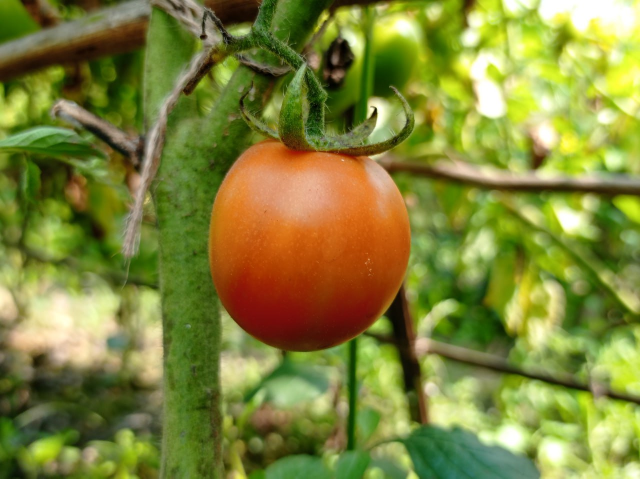
#> input picture img3.jpg, 1280 x 957 px (shown at 1/2 size)
$ jupyter execute 'histogram equalization technique.ipynb'
#> lines starting #> are read from the running program, lines starting #| are printed output that depends on the picture
[cell 1]
import cv2
import numpy as np
from matplotlib import pyplot as plt

# original image
f = cv2.imread('img3.jpg', 0)
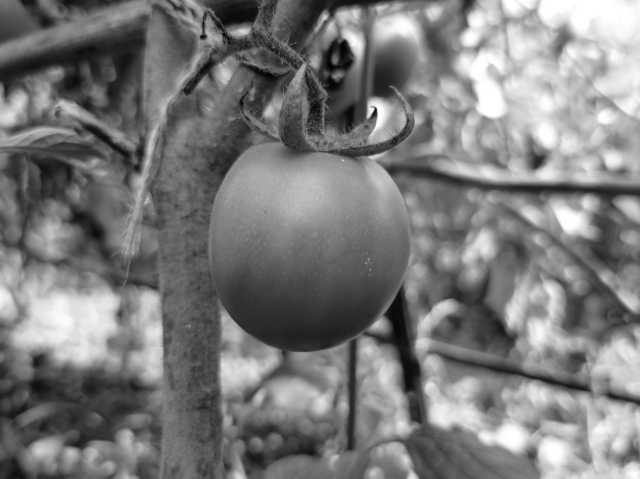
#> f: shape (957, 1280) (shown at 1/2 size); min 0, max 255, mean 122.9

plt.imshow(f, cmap='gray')
plt.axis('off')
plt.show()

hist, bins = np.histogram(f.flatten(),
                          bins=256,
                          range=[0,256])
#> hist = 256 values, max 9547 at index 109, min 29 at index 0, mean 4785; bins = 257 values from 0 to 256
cdf = hist.cumsum()
#> cdf = 256 values from 29 to 1224960
cdf_normalized = cdf / cdf.max()
#> cdf_normalized = 256 values from 2.37e-05 to 1

fig, ax = plt.subplots(figsize=(5,5))

ax.hist(f.flatten(),
        bins=256,
        range=[0,256],
        color='r')
ax.set_xlabel('pixel intensity')
ax.set_ylabel('#pixels')
ax.set_xlim(0,255)

ax2 = ax.twinx()
ax2.plot(cdf_normalized, color='b')
ax2.set_ylabel('cdf')
ax2.set_ylim(0,1)

plt.show()
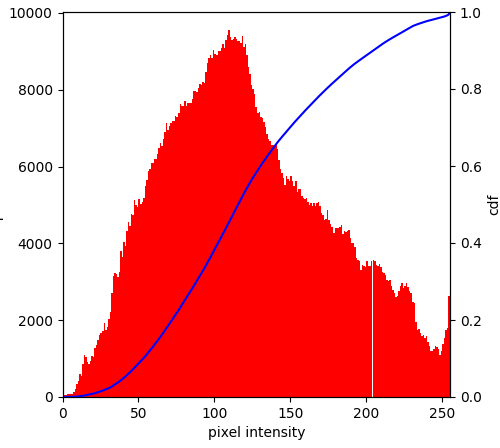
#> figure drawn by matplotlib, 2 panels; panel 1: tallest bar 9547 high, from x = 109 to 110; panel 2: curve peaks at x = 255, y = 1

# histogram equalization (global)
equ = cv2.equalizeHist(f)
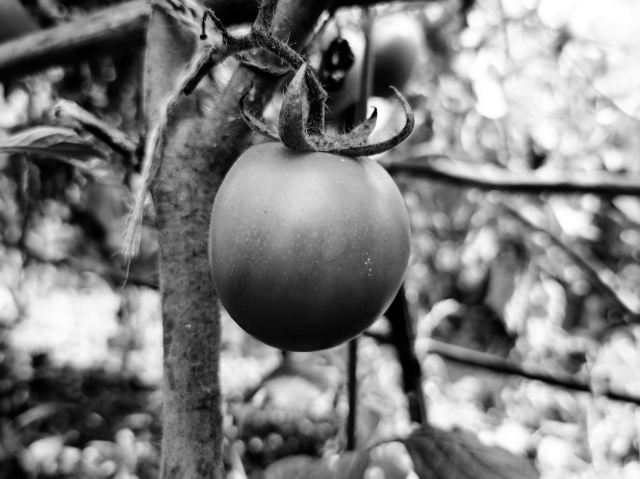
#> equ: shape (957, 1280) (shown at 1/2 size); min 0, max 255, mean 128.1

plt.imshow(equ, cmap='gray')
plt.axis('off')
plt.show()

hist, bins = np.histogram(equ.flatten(),
                          bins=256,
                          range=[0,256])
#> hist = 256 values, max 9547 at index 115, min 0 at index 27, mean 4785
cdf = hist.cumsum()
#> cdf = 256 values from 2135 to 1224960
cdf_normalized = cdf / cdf.max()
#> cdf_normalized = 256 values from 0.00174 to 1

fig, ax = plt.subplots(figsize=(5,5))

ax.hist(equ.flatten(),
        bins=256,
        range=[0,256],
        color='r')
ax.set_xlabel('pixel intensity')
ax.set_ylabel('#pixels')
ax.set_xlim(0,255)

ax2 = ax.twinx()
ax2.plot(cdf_normalized, color='b')
ax2.set_ylabel('cdf')
ax2.set_ylim(0,1)

plt.show()
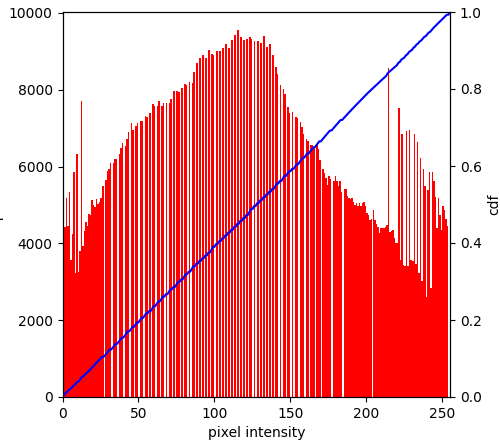
#> figure drawn by matplotlib, 2 panels; panel 1: tallest bar 9547 high, from x = 115 to 116; panel 2: curve peaks at x = 255, y = 1

# CLAHE (local)
clahe = cv2.createCLAHE(clipLimit=3.0, tileGridSize=(8,8))
clahef = clahe.apply(f)
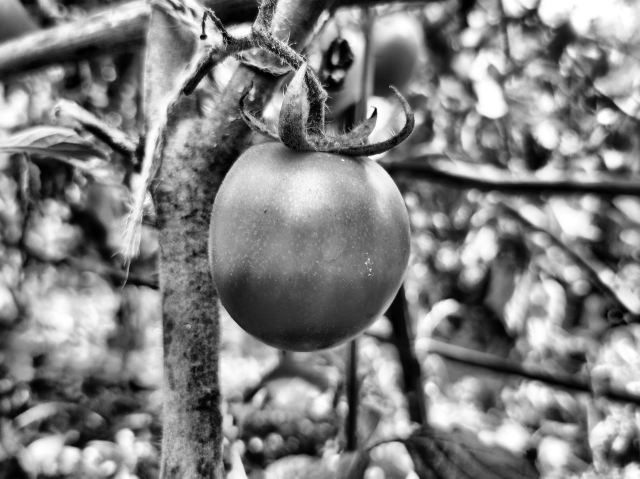
#> clahef: shape (957, 1280) (shown at 1/2 size); min 0, max 255, mean 128.4

plt.imshow(clahef, cmap='gray')
plt.axis('off')
plt.show()

hist, bins = np.histogram(clahef.flatten(),
                          bins=256,
                          range=[0,256])
#> hist = 256 values, max 8927 at index 255, min 262 at index 0, mean 4785
cdf = hist.cumsum()
#> cdf = 256 values from 262 to 1224960
cdf_normalized = cdf / cdf.max()
#> cdf_normalized = 256 values from 0.000214 to 1

fig, ax = plt.subplots(figsize=(5,5))

ax.hist(clahef.flatten(),
        bins=256,
        range=[0,256],
        color='r')
ax.set_xlabel('pixel intensity')
ax.set_ylabel('#pixels')
ax.set_xlim(0,255)
ax.set_ylim(0,60000)

ax2 = ax.twinx()
ax2.plot(cdf_normalized, color='b')
ax2.set_ylabel('cdf')
ax2.set_ylim(0,1)

plt.show()
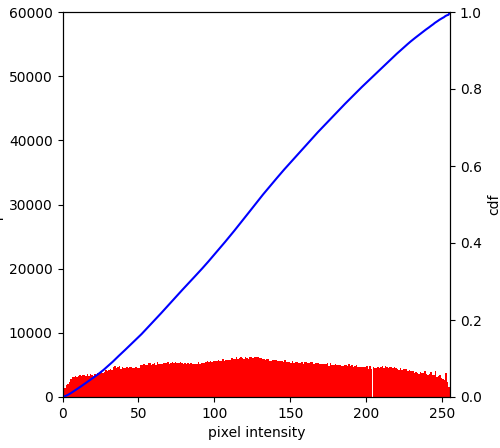
#> figure drawn by matplotlib, 2 panels; panel 1: tallest bar 8927 high, from x = 255 to 256; panel 2: curve peaks at x = 255, y = 1

$ run again, with img1.jpg copied over img3.jpg
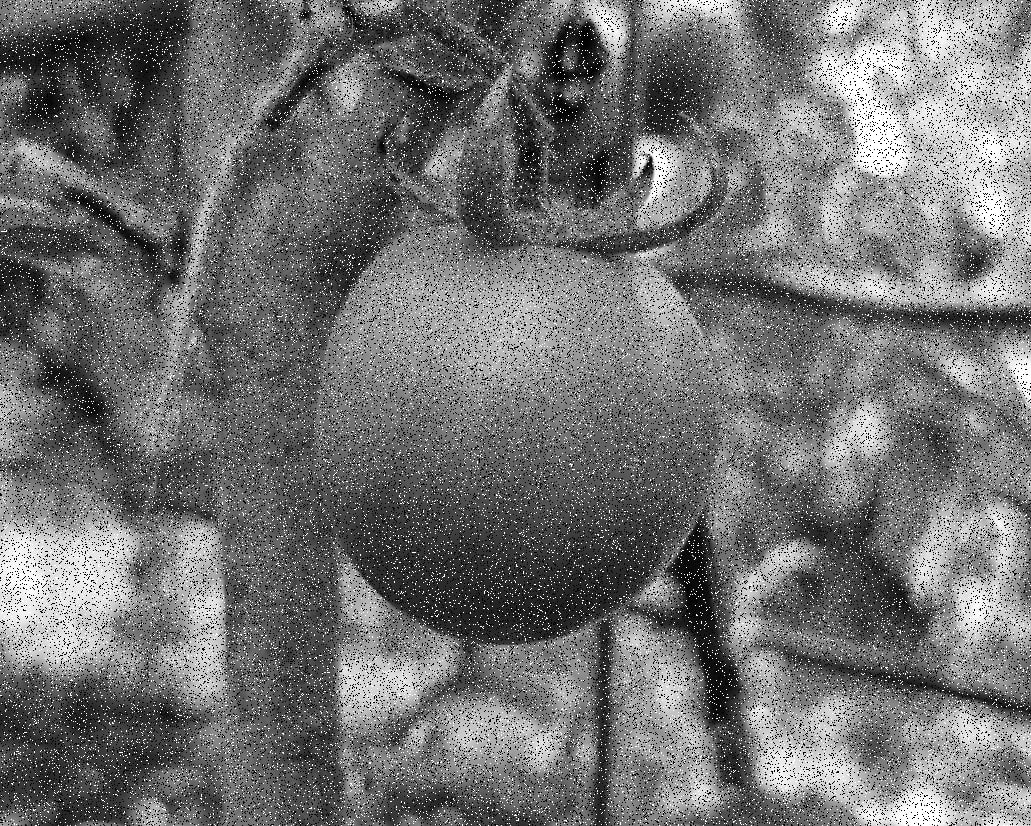
#> input picture img1.jpg, 1031 x 826 px
#> f is the input picture: shape (826, 1031); min 0, max 255, mean 114
#> `hist, bins = np.histogram(f.flatten(), bins=256, range=[0,256])`: hist = 256 values, max 31158 at index 0, min 1092 at index 238, mean 3326.6; bins = 257 values from 0 to 256
#> `cdf = hist.cumsum()`: cdf = 256 values from 31158 to 851606
#> `cdf_normalized = cdf / cdf.max()`: cdf_normalized = 256 values from 0.0366 to 1
#> `hist, bins = np.histogram(equ.flatten(), bins=256, range=[0,256])`: hist = 256 values, max 31158 at index 0, min 0 at index 40, mean 3326.6
#> `clahef = clahe.apply(f)`:
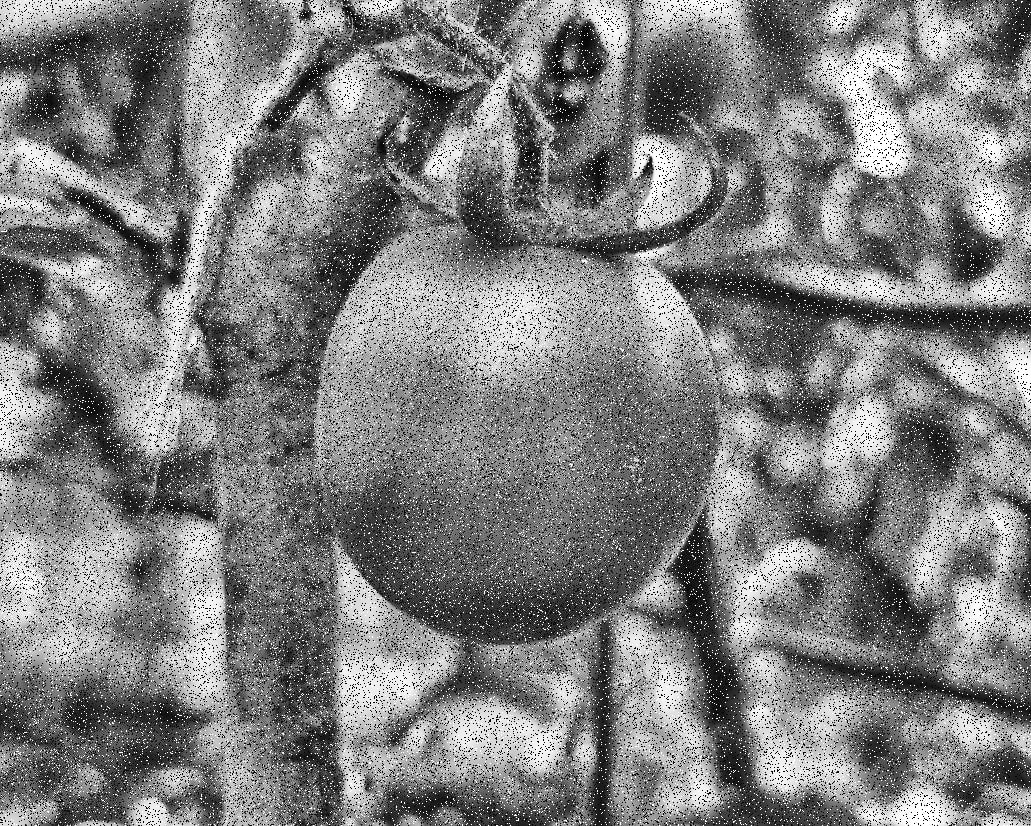
#> clahef: shape (826, 1031); min 3, max 255, mean 127.5
#> `hist, bins = np.histogram(clahef.flatten(), bins=256, range=[0,256])`: hist = 256 values, max 31158 at index 3, min 0 at index 0, mean 3326.6
#> `cdf = hist.cumsum()`: cdf = 256 values from 0 to 851606
#> `cdf_normalized = cdf / cdf.max()`: cdf_normalized = 256 values from 0 to 1
#> `plt.show()`:
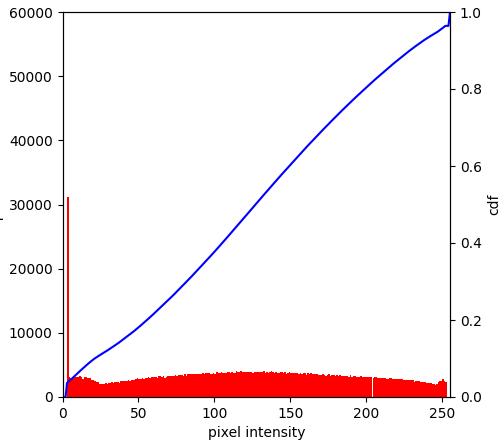
#> figure drawn by matplotlib, 2 panels; panel 1: tallest bar 31158 high, from x = 3 to 4; panel 2: curve peaks at x = 255, y = 1
